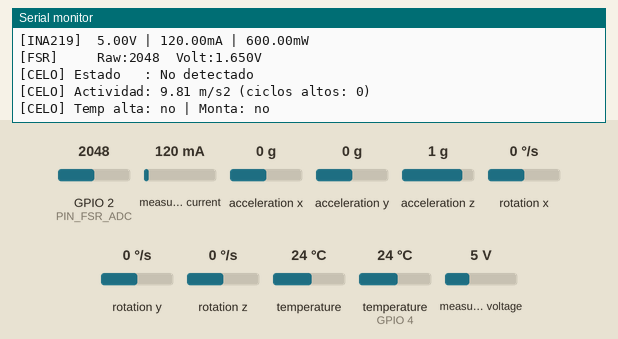
The program below on a simulated ESP32-S3. Shown: the last lines printed to the serial monitor. Wiring (inferred from the names in the program): MPU-6050 motion sensor at I2C address 0x69. The test bench sets the inputs (shaded band); at power-on: temperature (sensor on GPIO 4) 24 °C, GPIO 2 (PIN_FSR_ADC) = 2048, measured current 120 mA, acceleration x 0 g, acceleration y 0 g, acceleration z 1 g, rotation x 0 °/s, rotation y 0 °/s, rotation z 0 °/s, temperature 24 °C, measured voltage 5 V. The local clock reads 2024-03-15 10:24:30 at power-on unless the program sets it.

Above: at 3.4 s.
3.5 s: temperature (sensor on GPIO 4) set to 39 °C
5.0 s: temperature (sensor on GPIO 4) set to 40.3 °C
At 9.5 s:
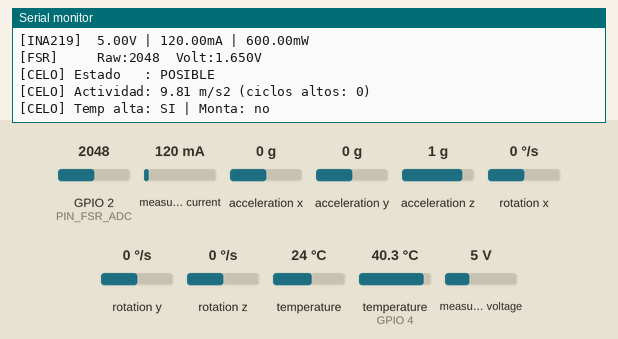
11.7 s: GPIO 2 (PIN_FSR_ADC) set to 2425
13.2 s: GPIO 2 (PIN_FSR_ADC) set to 2516
At 15.0 s:
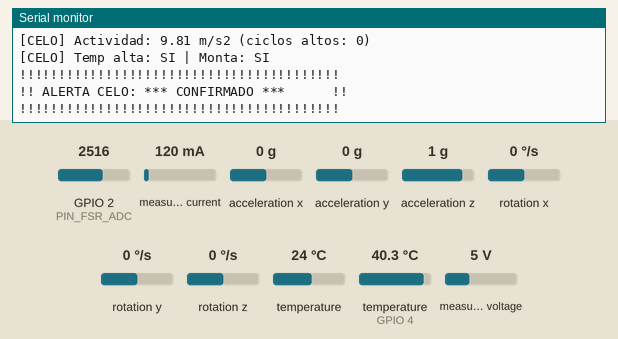
Timing chart, 0 to 16.5 s (numbered marks = the images above; inputs shaded):
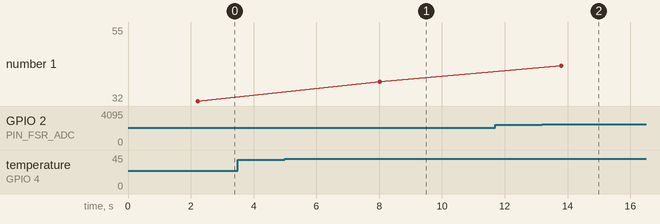

Measured:
- the behaviour switches between 39.4 and 39.5 °C on temperature (sensor on GPIO 4) (found by bisection; images 0 and 1)
- the behaviour switches between 2481 and 2482 on GPIO 2 (PIN_FSR_ADC) (found by bisection; images 1 and 2)
- after the input at 5.0 s, the serial monitor: prints a new line after 3.8 s (image 1)
- after the input at 13.2 s, the serial monitor: prints a new line after 1.4 s (image 2)

The program:

main.cpp
```cpp
#include <Arduino.h>
#include <Wire.h>
#include <SPI.h>
#include "config.h"
#include "sensors/sensor_ds18b20.h"
#include "sensors/sensor_mpu6050.h"
#include "sensors/sensor_ina219.h"
#include "sensors/sensor_ds3232.h"
#include "sensors/sensor_fsr.h"
#include "sensors/detector_celo.h"

static void inicializar_sensores();
static void leer_e_imprimir_sensores();
static void imprimir_separador();
static void imprimir_alerta_celo(const ResultadoCelo &res);

void setup() {
    Serial.begin(SERIAL_BAUD);
    delay(2000);

    // ── I2C externo en pines correctos del LoRa V3 ──
    Wire.begin(PIN_I2C_SDA, PIN_I2C_SCL);

    // ── SPI secundario para SD Card ──────────────────
    SPI.begin(PIN_SPI_SCK, PIN_SPI_MISO, PIN_SPI_MOSI, PIN_SD_CS);

    detector_celo_init();
    inicializar_sensores();
    Serial.println("=== Sistema de monitoreo bovino listo ===\n");
}

void loop() {
    leer_e_imprimir_sensores();
    delay(LECTURA_DELAY_MS);
}

static void inicializar_sensores() {
    Serial.println("Inicializando sensores...");

    Serial.print("  DS18B20  : ");
    Serial.println(ds18b20_init() ? "OK" : "ERROR");

    Serial.print("  MPU6050  : ");
    Serial.println(mpu6050_init() ? "OK" : "ERROR");

    Serial.print("  INA219   : ");
    Serial.println(ina219_init() ? "OK" : "ERROR (no critico)");

    Serial.print("  DS3232   : ");
    Serial.println(ds3232_init() ? "OK" : "ERROR");

    fsr_init();
    Serial.println("  FSR      : OK");

    imprimir_separador();
}

static void leer_e_imprimir_sensores() {
    imprimir_separador();

    // ── RTC ─────────────────────────────────────────
    DatosRTC rtc;
    if (ds3232_leer(rtc)) {
        Serial.printf("[RTC] %04d/%02d/%02d  %02d:%02d:%02d\n",
            rtc.anio, rtc.mes, rtc.dia,
            rtc.hora, rtc.minuto, rtc.segundo);
    } else {
        Serial.println("[RTC] Error");
    }

    // ── DS18B20 ─────────────────────────────────────
    float temp = ds18b20_leer_temperatura();
    if (temp != DS18B20_DESCONECTADO) {
        Serial.printf("[DS18B20] Temp: %.2f C\n", temp);
    } else {
        Serial.println("[DS18B20] Desconectado");
        temp = 0.0f;
    }

    // ── MPU6050 ─────────────────────────────────────
    DatosMPU6050 mpu;
    if (mpu6050_leer(mpu)) {
        Serial.printf("[MPU6050] Accel X:%.2f Y:%.2f Z:%.2f m/s2\n",
            mpu.accel_x, mpu.accel_y, mpu.accel_z);
        Serial.printf("[MPU6050] Giro  X:%.2f Y:%.2f Z:%.2f rad/s\n",
            mpu.giro_x, mpu.giro_y, mpu.giro_z);
    } else {
        Serial.println("[MPU6050] Error");
    }

    // ── INA219 ──────────────────────────────────────
    DatosINA219 ina;
    if (ina219_leer(ina)) {
        Serial.printf("[INA219]  %.2fV | %.2fmA | %.2fmW\n",
            ina.voltaje_bus, ina.corriente_mA, ina.potencia_mW);
    }

    // ── FSR ─────────────────────────────────────────
    float voltaje_fsr = fsr_leer_voltaje();
    Serial.printf("[FSR]     Raw:%d  Volt:%.3fV\n",
        fsr_leer_raw(), voltaje_fsr);

    // ── Detección de celo ────────────────────────────
    ResultadoCelo resultado;
    detector_celo_analizar(mpu, temp, voltaje_fsr, resultado);
    imprimir_alerta_celo(resultado);
}

static void imprimir_alerta_celo(const ResultadoCelo &res) {
    Serial.println();
    Serial.printf("[CELO] Estado   : %s\n",
        detector_celo_nivel_str(res.nivel));
    Serial.printf("[CELO] Actividad: %.2f m/s2 (ciclos altos: %d)\n",
        res.magnitud_accel, res.ciclos_actividad_alta);
    Serial.printf("[CELO] Temp alta: %s | Monta: %s\n",
        res.temperatura_elevada ? "SI" : "no",
        res.evento_monta        ? "SI" : "no");

    if (res.nivel >= CELO_PROBABLE) {
        Serial.println();
        Serial.println("!!!!!!!!!!!!!!!!!!!!!!!!!!!!!!!!!!!!!!!!!");
        Serial.printf ("!! ALERTA CELO: %-23s !!\n",
            detector_celo_nivel_str(res.nivel));
        Serial.println("!!!!!!!!!!!!!!!!!!!!!!!!!!!!!!!!!!!!!!!!!");
    }
    Serial.println();
}

static void imprimir_separador() {
    Serial.println("------------------------------------------");
}
```

detector_celo.h
```cpp
#ifndef DETECTOR_CELO_H
#define DETECTOR_CELO_H

#include "sensor_mpu6050.h"
#include "sensor_ds18b20.h"
#include "sensor_fsr.h"

// ─── Umbrales de detección ────────────────────────────
// Actividad: magnitud del vector aceleración por encima
// de la gravedad normal (9.81 m/s²)
#define UMBRAL_ACTIVIDAD_ALTA     12.0f   // m/s²
#define UMBRAL_ACTIVIDAD_MEDIA     10.5f   // m/s²

// Temperatura corporal bovina normal: 38.0 - 39.5 °C
// Durante el celo puede subir hasta 0.5 °C
#define UMBRAL_TEMP_ELEVADA        39.5f   // °C
#define UMBRAL_TEMP_NORMAL_MAX     39.0f   // °C

// FSR: voltaje mínimo para considerar evento de monta
#define UMBRAL_FSR_MONTA           2.0f    // V

// Tiempo mínimo de actividad alta para alertar (en ciclos)
#define CICLOS_ACTIVIDAD_ALERTA    3

// ─── Niveles de alerta ────────────────────────────────
typedef enum {
    CELO_NO_DETECTADO   = 0,
    CELO_POSIBLE        = 1,
    CELO_PROBABLE       = 2,
    CELO_CONFIRMADO     = 3
} NivelCelo;

// ─── Resultado del análisis ───────────────────────────
struct ResultadoCelo {
    NivelCelo nivel;
    bool      actividad_alta;
    bool      temperatura_elevada;
    bool      evento_monta;
    float     magnitud_accel;
    uint8_t   ciclos_actividad_alta;
};

// ─── Funciones públicas ───────────────────────────────
void        detector_celo_init();
NivelCelo   detector_celo_analizar(
                const DatosMPU6050 &mpu,
                float temperatura,
                float voltaje_fsr,
                ResultadoCelo &resultado);
const char* detector_celo_nivel_str(NivelCelo nivel);

#endif // DETECTOR_CELO_H
```

detetor_celo.cpp
```cpp
#include "detector_celo.h"
#include <math.h>

// Contador persistente entre llamadas
static uint8_t ciclos_actividad_alta = 0;

void detector_celo_init() {
    ciclos_actividad_alta = 0;
}

NivelCelo detector_celo_analizar(
    const DatosMPU6050 &mpu,
    float temperatura,
    float voltaje_fsr,
    ResultadoCelo &resultado)
{
    // ── 1. Calcular magnitud del vector aceleración ──
    float magnitud = sqrt(
        mpu.accel_x * mpu.accel_x +
        mpu.accel_y * mpu.accel_y +
        mpu.accel_z * mpu.accel_z
    );

    // ── 2. Evaluar cada indicador ────────────────────
    bool actividad_alta      = (magnitud >= UMBRAL_ACTIVIDAD_ALTA);
    bool actividad_media     = (magnitud >= UMBRAL_ACTIVIDAD_MEDIA);
    bool temperatura_elevada = (temperatura >= UMBRAL_TEMP_ELEVADA);
    bool evento_monta        = (voltaje_fsr >= UMBRAL_FSR_MONTA);

    // ── 3. Actualizar contador de actividad ──────────
    if (actividad_alta) {
        if (ciclos_actividad_alta < 255) ciclos_actividad_alta++;
    } else {
        // Decremento gradual — no resetea inmediatamente
        if (ciclos_actividad_alta > 0) ciclos_actividad_alta--;
    }

    // ── 4. Determinar nivel de celo ──────────────────
    NivelCelo nivel = CELO_NO_DETECTADO;

    // Confirmado: monta + (actividad alta o temp elevada)
    if (evento_monta && (actividad_media || temperatura_elevada)) {
        nivel = CELO_CONFIRMADO;
    }
    // Probable: actividad sostenida + temperatura elevada
    else if (ciclos_actividad_alta >= CICLOS_ACTIVIDAD_ALERTA
             && temperatura_elevada) {
        nivel = CELO_PROBABLE;
    }
    // Posible: actividad alta sostenida sola
    else if (ciclos_actividad_alta >= CICLOS_ACTIVIDAD_ALERTA) {
        nivel = CELO_POSIBLE;
    }
    // Posible: solo temperatura elevada
    else if (temperatura_elevada) {
        nivel = CELO_POSIBLE;
    }
    // Posible: solo evento de monta aislado
    else if (evento_monta) {
        nivel = CELO_POSIBLE;
    }

    // ── 5. Llenar resultado ──────────────────────────
    resultado.nivel                 = nivel;
    resultado.actividad_alta        = actividad_alta;
    resultado.temperatura_elevada   = temperatura_elevada;
    resultado.evento_monta          = evento_monta;
    resultado.magnitud_accel        = magnitud;
    resultado.ciclos_actividad_alta = ciclos_actividad_alta;

    return nivel;
}

const char* detector_celo_nivel_str(NivelCelo nivel) {
    switch (nivel) {
        case CELO_NO_DETECTADO: return "No detectado";
        case CELO_POSIBLE:      return "POSIBLE";
        case CELO_PROBABLE:     return "PROBABLE";
        case CELO_CONFIRMADO:   return "*** CONFIRMADO ***";
        default:                return "Desconocido";
    }
}
```

sensor_ds18b20.cpp
```cpp
#include "sensor_ds18b20.h"
#include "../config.h"
#include <OneWire.h>
#include <DallasTemperature.h>

static OneWire oneWire(PIN_ONE_WIRE);
static DallasTemperature ds18b20(&oneWire);

bool ds18b20_init() {
    ds18b20.begin();
    return (ds18b20.getDeviceCount() > 0);
}

float ds18b20_leer_temperatura() {
    ds18b20.requestTemperatures();
    return ds18b20.getTempCByIndex(0);
}
```

sensor_ds18b20.h
```cpp
#ifndef SENSOR_DS18B20_H
#define SENSOR_DS18B20_H

bool ds18b20_init();
float ds18b20_leer_temperatura();

#endif
```

sensor_ds3232.cpp
```cpp
#include "sensor_ds3232.h"
#include <RTClib.h>
#include <Wire.h>

static RTC_DS3231 rtc;

bool ds3232_init() {
    if (!rtc.begin()) return false;
    if (rtc.lostPower()) {
        // Sincroniza con hora de compilación si perdió energía
        rtc.adjust(DateTime(F(__DATE__), F(__TIME__)));
    }
    return true;
}

bool ds3232_leer(DatosRTC &datos) {
    DateTime now = rtc.now();
    datos.anio    = now.year();
    datos.mes     = now.month();
    datos.dia     = now.day();
    datos.hora    = now.hour();
    datos.minuto  = now.minute();
    datos.segundo = now.second();
    return true;
}
```

sensor_ds3232.h
```cpp
#ifndef SENSOR_DS3232_H
#define SENSOR_DS3232_H

#include <Arduino.h>

struct DatosRTC {
    uint16_t anio;
    uint8_t  mes, dia;
    uint8_t  hora, minuto, segundo;
};

bool ds3232_init();
bool ds3232_leer(DatosRTC &datos);

#endif
```

sensor_fsr.cpp
```cpp
#include "sensor_fsr.h"
#include "../config.h"
#include <Arduino.h>

#define ADC_RESOLUCION  4095.0f
#define VOLTAJE_REF     3.3f

void fsr_init() {
    pinMode(PIN_FSR_ADC, INPUT);
    // ESP32-S3 requiere configurar atenuación ADC
    analogSetAttenuation(ADC_11db);
}

int fsr_leer_raw() {
    return analogRead(PIN_FSR_ADC);
}

float fsr_leer_voltaje() {
    return (fsr_leer_raw() / ADC_RESOLUCION) * VOLTAJE_REF;
}
```

sensor_fsr.h
```cpp
#ifndef SENSOR_FSR_H
#define SENSOR_FSR_H

void fsr_init();
int  fsr_leer_raw();
float fsr_leer_voltaje();

#endif
```

sensor_ina219.cpp
```cpp
#include "sensor_ina219.h"
#include "../config.h"
#include <Adafruit_INA219.h>
#include <Wire.h>

static Adafruit_INA219 ina219(INA219_ADDR);
static bool ina219_disponible = false;

bool ina219_init() {
    ina219_disponible = ina219.begin();
    return ina219_disponible;
}

bool ina219_leer(DatosINA219 &datos) {
    if (!ina219_disponible) return false;
    datos.voltaje_bus  = ina219.getBusVoltage_V();
    datos.corriente_mA = ina219.getCurrent_mA();
    datos.potencia_mW  = ina219.getPower_mW();
    return true;
}
```

sensor_ina219.h
```cpp
#ifndef SENSOR_INA219_H
#define SENSOR_INA219_H

#include <Arduino.h>

struct DatosINA219 {
    float voltaje_bus;    // V
    float corriente_mA;   // mA
    float potencia_mW;    // mW
};

bool ina219_init();
bool ina219_leer(DatosINA219 &datos);

#endif
```

sensor_mpu6050.cpp
```cpp
#include "sensor_mpu6050.h"
#include "../config.h"
#include <Adafruit_MPU6050.h>
#include <Adafruit_Sensor.h>
#include <Wire.h>

static Adafruit_MPU6050 mpu;

bool mpu6050_init() {
    // AD0 conectado a 3.3V → dirección 0x69
    if (!mpu.begin(0x69)) return false;

    // ── Despertar el sensor explícitamente ──────────
    Wire.beginTransmission(0x69);
    Wire.write(0x6B);
    Wire.write(0x00);
    Wire.endTransmission();

    delay(100);

    // ── Configurar rangos ────────────────────────────
    mpu.setAccelerometerRange(MPU6050_RANGE_8_G);
    mpu.setGyroRange(MPU6050_RANGE_500_DEG);
    mpu.setFilterBandwidth(MPU6050_BAND_21_HZ);

    delay(100);
    return true;
}

bool mpu6050_leer(DatosMPU6050 &datos) {
    sensors_event_t a, g, temp;
    if (!mpu.getEvent(&a, &g, &temp)) return false;

    datos.accel_x     = a.acceleration.x;
    datos.accel_y     = a.acceleration.y;
    datos.accel_z     = a.acceleration.z;
    datos.giro_x      = g.gyro.x;
    datos.giro_y      = g.gyro.y;
    datos.giro_z      = g.gyro.z;
    datos.temperatura = temp.temperature;
    return true;
}
```

sensor_mpu6050.h
```cpp
#ifndef SENSOR_MPU6050_H
#define SENSOR_MPU6050_H

#include <Arduino.h>

struct DatosMPU6050 {
    float accel_x, accel_y, accel_z;   // m/s²
    float giro_x,  giro_y,  giro_z;    // rad/s
    float temperatura;                  // °C
};

bool mpu6050_init();
bool mpu6050_leer(DatosMPU6050 &datos);

#endif
```

config.h
```cpp
#ifndef CONFIG_H
#define CONFIG_H

// ─── Pines I2C externos ───────────────────────────────
#define PIN_I2C_SDA     41
#define PIN_I2C_SCL     42

// ─── Pin 1-Wire DS18B20 ───────────────────────────────
#define PIN_ONE_WIRE    4
#define DS18B20_DESCONECTADO   -127.0f

// ─── Pin ADC FSR ─────────────────────────────────────
#define PIN_FSR_ADC     2

// ─── Pines SPI SD Card ───────────────────────────────
#define PIN_SPI_MOSI    5
#define PIN_SPI_MISO    6
#define PIN_SPI_SCK     7
#define PIN_SD_CS       45

// ─── Pines LoRa SX1262 internos — NO tocar ───────────
#define LORA_SCK        9
#define LORA_MOSI       10
#define LORA_MISO       11
#define LORA_CS         8
#define LORA_RST        12
#define LORA_IRQ        14
#define LORA_BUSY       13

// ─── OLED interno — NO tocar ─────────────────────────
#define OLED_SDA        17
#define OLED_SCL        18
#define OLED_RST        21

// ─── Configuración general ───────────────────────────
#define SERIAL_BAUD       115200
#define LECTURA_DELAY_MS  5000

// ─── Dirección I2C INA219 ────────────────────────────
#define INA219_ADDR     0x40

// ─── Frecuencia LoRa ─────────────────────────────────
#define LORA_FREQ       915E6

#endif // CONFIG_H
```
